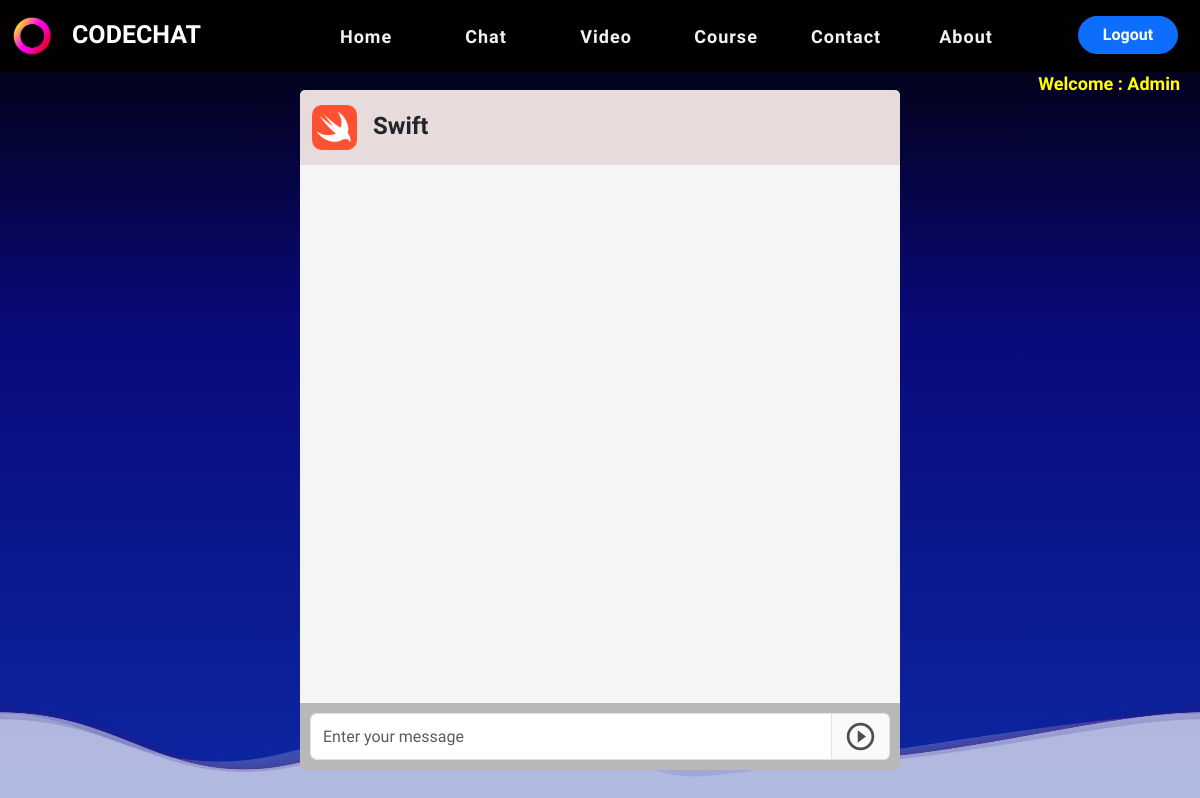
The page /rooms/swift/ (signed in) on the database as committed earlier.
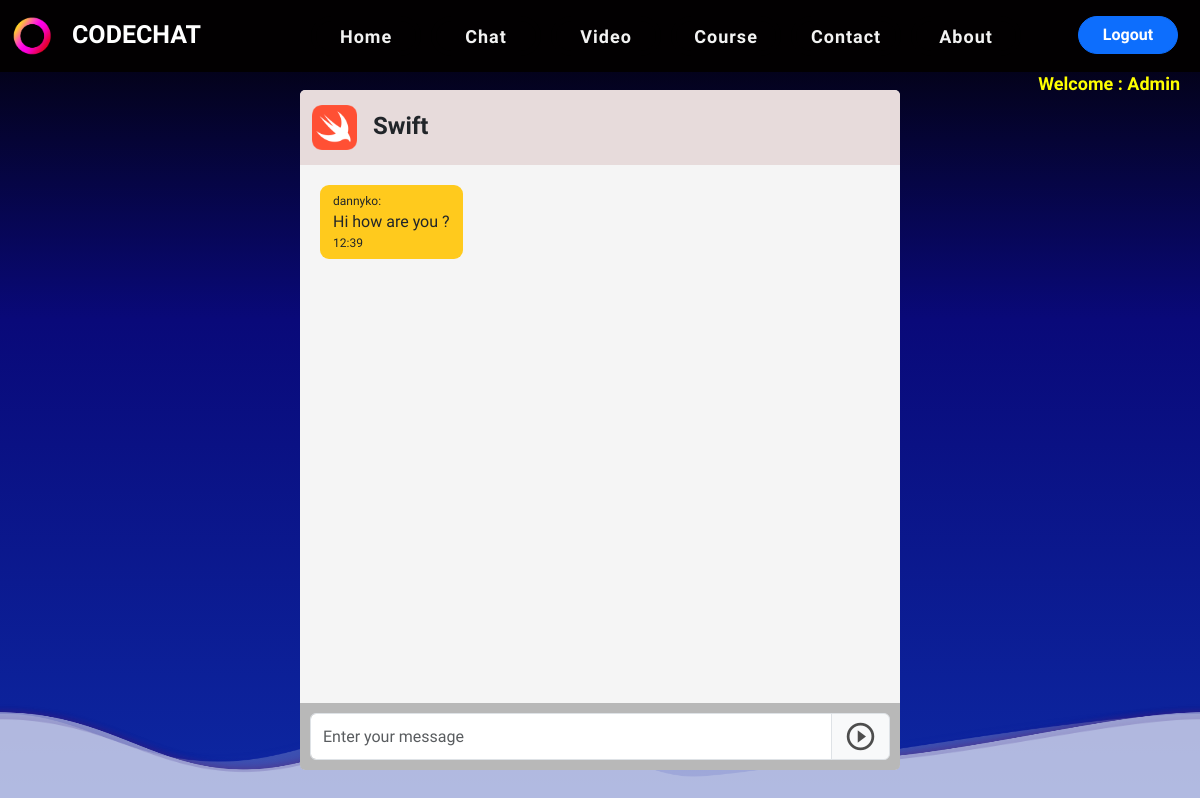
The same page on the database as committed later.
### room/models.py (models this page shows)
class Message(models.Model):
    room = models.ForeignKey(Room, related_name='messages', on_delete=models.CASCADE)
    user = models.ForeignKey(User, related_name='messages', on_delete=models.CASCADE)
    content = models.TextField()
    date_added = models.DateTimeField(auto_now_add=True)
    class Meta:
        ordering= ('date_added',)

### room/views.py (the view)
# urls.py: path("<slug:slug>/", views.chatroomPage, name="chatroomPage")
@login_required
def chatroomPage(request, slug):
    room = Room.objects.get(slug = slug)
    messages = Message.objects.filter(room=room)
    data={'room': room, 'messages':messages}
    return render(request, "room/chatroomPage.html", data)

### room/templates/room/chatroomPage.html (shortened to what this page needs)
{% extends "core/base.html" %}
{% load static %}
{% block content %}
<div class="chatcontainer">
  <div class="card chatroom">
    <div class="topic" >
      <div>
      <image src="{% static 'images/'  %}{{room.image}}" style="width:45px; margin-right:10px"/>
      {{room.name}}
      </div>
    </div>
    <div class="chatcontent translate" id="chat-messages">
      {% for m in messages %}
         {% if request.user.username == m.user.username %}
        <div class="iam_say">
          <div class="btn bubble">
            {{m.content}}<br/>
            <span>{{m.date_added|date:"H:i"}}</span>
          </div>
        </div>
         {% else %}
        <div class="user_say">
          <div class="btn ububble">
          <span>{{m.user.username}}:</span>
           {{m.content}}
          <span>{{m.date_added|date:"H:i"}}</span>
          </div>
        </div>
         {% endif %}
      {% endfor %}
    </div>
    <form message="post" action=".">
        <div class="input-group chatbar">
      <input type="text" class="form-control" placeholder="Enter your message" id="chat-message-input">
      <button class="input-group-text" id="chat-message-submit"><i class="material-icons icons" style="font-size:33px">&#xe039;</i></button>
    </div>
      </form>
  </div>
</div>
{% endblock %}

Rows that differ between the two databases and show on the page:
added Message: user.username "dannyko", content "Hi how are you ?", date_added "12:39"
